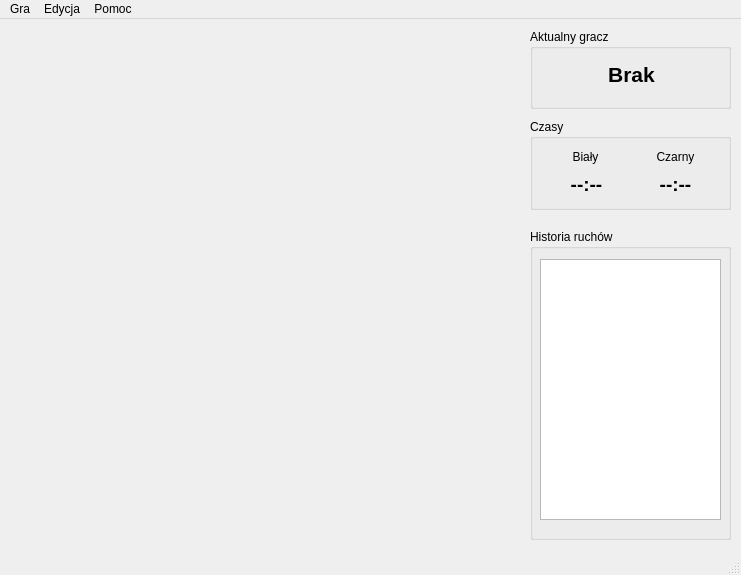
<?xml version="1.0" encoding="UTF-8"?>
<ui version="4.0">
 <class>MainWindow</class>
 <widget class="QMainWindow" name="MainWindow">
  <property name="geometry">
   <rect>
    <x>0</x>
    <y>0</y>
    <width>741</width>
    <height>575</height>
   </rect>
  </property>
  <property name="sizePolicy">
   <sizepolicy hsizetype="Preferred" vsizetype="Preferred">
    <horstretch>0</horstretch>
    <verstretch>0</verstretch>
   </sizepolicy>
  </property>
  <property name="windowTitle">
   <string>QChess</string>
  </property>
  <widget class="QWidget" name="centralWidget">
   <widget class="QGroupBox" name="groupBox_2">
    <property name="geometry">
     <rect>
      <x>530</x>
      <y>10</y>
      <width>201</width>
      <height>80</height>
     </rect>
    </property>
    <property name="title">
     <string>Aktualny gracz</string>
    </property>
    <widget class="QLabel" name="curPlayer">
     <property name="geometry">
      <rect>
       <x>36</x>
       <y>30</y>
       <width>131</width>
       <height>31</height>
      </rect>
     </property>
     <property name="font">
      <font>
       <pointsize>16</pointsize>
       <weight>75</weight>
       <bold>true</bold>
      </font>
     </property>
     <property name="text">
      <string>Brak</string>
     </property>
     <property name="alignment">
      <set>Qt::AlignCenter</set>
     </property>
    </widget>
   </widget>
   <widget class="QGroupBox" name="groupBox_3">
    <property name="geometry">
     <rect>
      <x>530</x>
      <y>100</y>
      <width>201</width>
      <height>91</height>
     </rect>
    </property>
    <property name="title">
     <string>Czasy</string>
    </property>
    <property name="flat">
     <bool>false</bool>
    </property>
    <widget class="QLabel" name="label_2">
     <property name="geometry">
      <rect>
       <x>110</x>
       <y>30</y>
       <width>71</width>
       <height>16</height>
      </rect>
     </property>
     <property name="text">
      <string>Czarny</string>
     </property>
     <property name="alignment">
      <set>Qt::AlignCenter</set>
     </property>
    </widget>
    <widget class="QLabel" name="Time0">
     <property name="geometry">
      <rect>
       <x>16</x>
       <y>50</y>
       <width>81</width>
       <height>31</height>
      </rect>
     </property>
     <property name="font">
      <font>
       <pointsize>14</pointsize>
       <weight>75</weight>
       <bold>true</bold>
      </font>
     </property>
     <property name="text">
      <string>--:--</string>
     </property>
     <property name="alignment">
      <set>Qt::AlignCenter</set>
     </property>
    </widget>
    <widget class="QLabel" name="Time1">
     <property name="geometry">
      <rect>
       <x>100</x>
       <y>50</y>
       <width>91</width>
       <height>31</height>
      </rect>
     </property>
     <property name="font">
      <font>
       <pointsize>14</pointsize>
       <weight>75</weight>
       <bold>true</bold>
      </font>
     </property>
     <property name="text">
      <string>--:--</string>
     </property>
     <property name="alignment">
      <set>Qt::AlignCenter</set>
     </property>
    </widget>
    <widget class="QLabel" name="label">
     <property name="geometry">
      <rect>
       <x>20</x>
       <y>30</y>
       <width>71</width>
       <height>16</height>
      </rect>
     </property>
     <property name="text">
      <string>Biały</string>
     </property>
     <property name="alignment">
      <set>Qt::AlignCenter</set>
     </property>
    </widget>
   </widget>
   <widget class="QGroupBox" name="groupBox">
    <property name="geometry">
     <rect>
      <x>530</x>
      <y>210</y>
      <width>201</width>
      <height>311</height>
     </rect>
    </property>
    <property name="title">
     <string>Historia ruchów</string>
    </property>
    <widget class="QListWidget" name="listWidget">
     <property name="geometry">
      <rect>
       <x>10</x>
       <y>30</y>
       <width>181</width>
       <height>261</height>
      </rect>
     </property>
     <property name="autoScroll">
      <bool>true</bool>
     </property>
     <property name="flow">
      <enum>QListView::TopToBottom</enum>
     </property>
    </widget>
   </widget>
  </widget>
  <widget class="QMenuBar" name="menuBar">
   <property name="geometry">
    <rect>
     <x>0</x>
     <y>0</y>
     <width>741</width>
     <height>25</height>
    </rect>
   </property>
   <property name="defaultUp">
    <bool>true</bool>
   </property>
   <widget class="QMenu" name="menuPlik">
    <property name="title">
     <string>Gra</string>
    </property>
    <addaction name="actionNowa_gra"/>
    <addaction name="actionWyjd"/>
   </widget>
   <widget class="QMenu" name="menuEdycja">
    <property name="title">
     <string>Edycja</string>
    </property>
    <addaction name="actionCofnij"/>
   </widget>
   <widget class="QMenu" name="menuPomoc">
    <property name="title">
     <string>Pomoc</string>
    </property>
    <addaction name="actionO_programie"/>
   </widget>
   <addaction name="menuPlik"/>
   <addaction name="menuEdycja"/>
   <addaction name="menuPomoc"/>
  </widget>
  <widget class="QStatusBar" name="statusBar"/>
  <action name="actionWyjd">
   <property name="text">
    <string>Zakończ</string>
   </property>
   <property name="shortcut">
    <string>Esc</string>
   </property>
  </action>
  <action name="actionNowa_gra">
   <property name="text">
    <string>Nowa gra</string>
   </property>
  </action>
  <action name="actionCofnij">
   <property name="text">
    <string>Cofnij</string>
   </property>
  </action>
  <action name="actionO_programie">
   <property name="text">
    <string>O programie...</string>
   </property>
  </action>
 </widget>
 <layoutdefault spacing="6" margin="11"/>
 <resources/>
 <connections/>
</ui>
